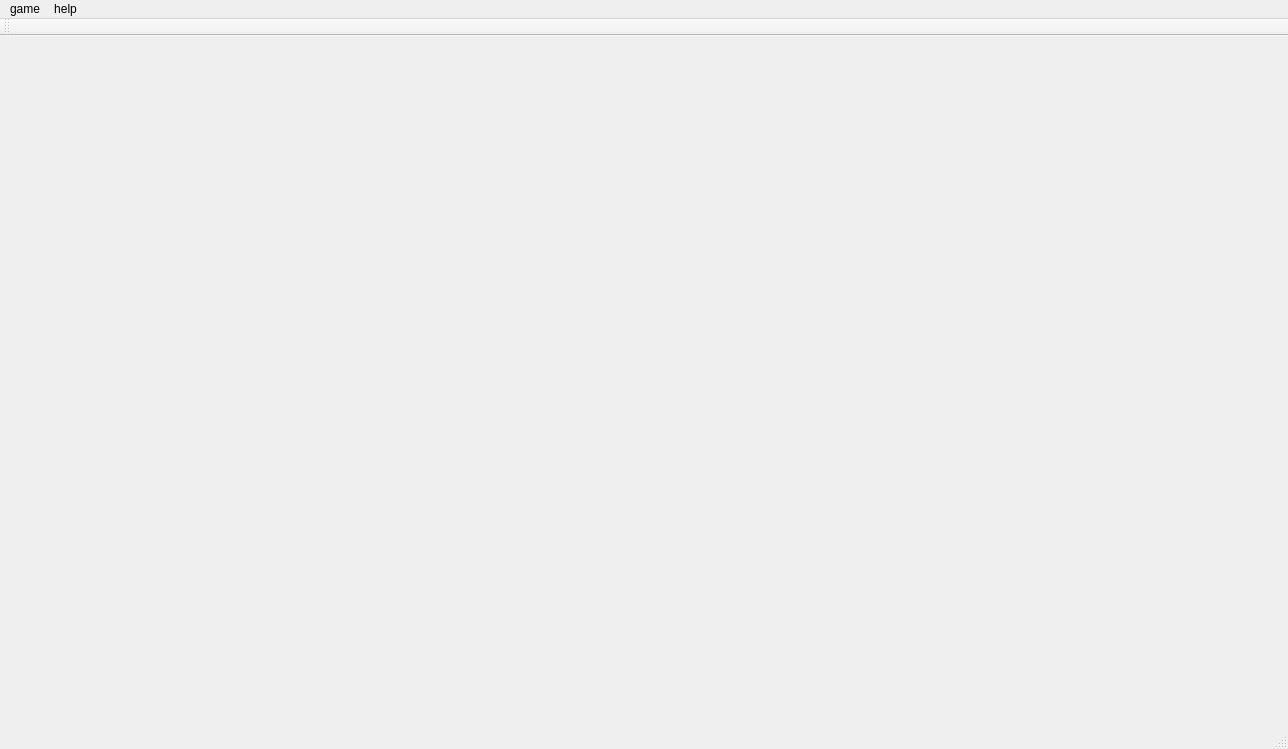
<?xml version="1.0" encoding="UTF-8"?>
<ui version="4.0">
 <class>MainWindow</class>
 <widget class="QMainWindow" name="MainWindow">
  <property name="geometry">
   <rect>
    <x>0</x>
    <y>0</y>
    <width>1288</width>
    <height>749</height>
   </rect>
  </property>
  <property name="windowTitle">
   <string>mineSweeper</string>
  </property>
  <widget class="QWidget" name="centralWidget"/>
  <widget class="QToolBar" name="mainToolBar">
   <attribute name="toolBarArea">
    <enum>TopToolBarArea</enum>
   </attribute>
   <attribute name="toolBarBreak">
    <bool>false</bool>
   </attribute>
  </widget>
  <widget class="QStatusBar" name="statusBar"/>
  <widget class="QMenuBar" name="menuBar">
   <property name="geometry">
    <rect>
     <x>0</x>
     <y>0</y>
     <width>1288</width>
     <height>26</height>
    </rect>
   </property>
   <widget class="QMenu" name="menu">
    <property name="title">
     <string>game</string>
    </property>
    <addaction name="actionNew_game"/>
    <addaction name="actionConfig"/>
    <addaction name="separator"/>
    <addaction name="actionQuit"/>
   </widget>
   <widget class="QMenu" name="menuHelp">
    <property name="title">
     <string>help</string>
    </property>
    <addaction name="actionAbout"/>
   </widget>
   <addaction name="menu"/>
   <addaction name="menuHelp"/>
  </widget>
  <action name="actionNew_game">
   <property name="text">
    <string>new game</string>
   </property>
  </action>
  <action name="actionConfig">
   <property name="text">
    <string>config</string>
   </property>
  </action>
  <action name="actionQuit">
   <property name="text">
    <string>quit</string>
   </property>
  </action>
  <action name="actionAbout">
   <property name="text">
    <string>about</string>
   </property>
  </action>
 </widget>
 <layoutdefault spacing="6" margin="11"/>
 <resources/>
 <connections/>
</ui>
